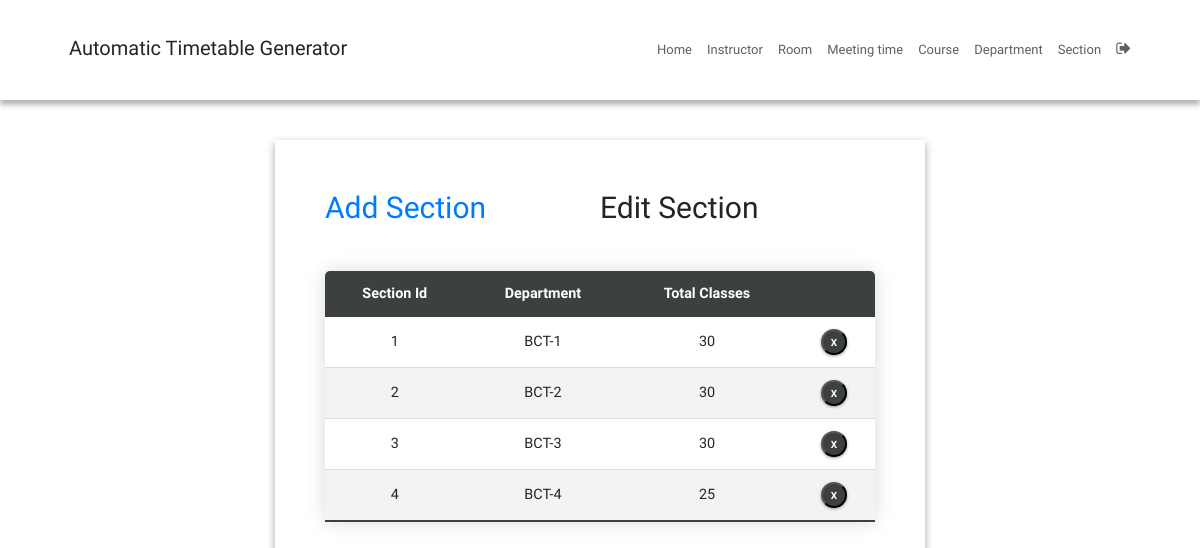
/sectionEdit/ (signed in), run on an earlier commit of the app's database.
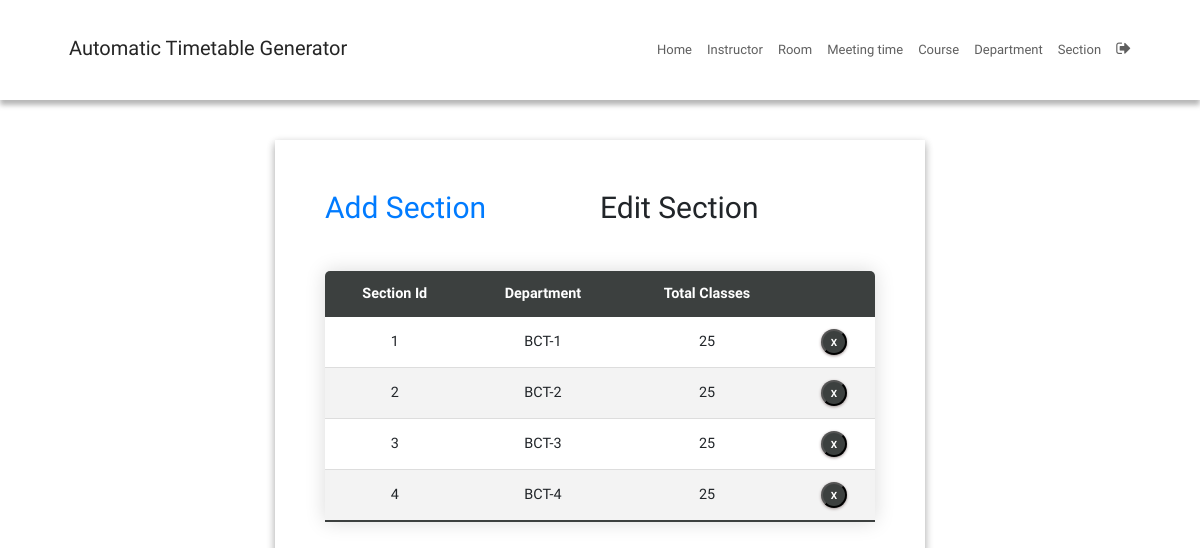
And on a later commit of the database.
### SchedulerApp/models.py (models this page shows, shortened)
class Section(models.Model):
    section_id = models.CharField(max_length=25, primary_key=True)
    department = models.ForeignKey(Department, on_delete=models.CASCADE)
    num_class_in_week = models.IntegerField(default=0)
    course = models.ForeignKey(Course,
                               on_delete=models.CASCADE,
                               blank=True,
                               null=True)
    meeting_time = models.ForeignKey(MeetingTime,
                                     on_delete=models.CASCADE,
                                     blank=True,
                                     null=True)
    room = models.ForeignKey(Room,
                             on_delete=models.CASCADE,
                             blank=True,
                             null=True)
    instructor = models.ForeignKey(Instructor,
                                   on_delete=models.CASCADE,
                                   blank=True,
                                   null=True)

class Department(models.Model):
    dept_name = models.CharField(max_length=50)
    courses = models.ManyToManyField(Course)
    def __str__(self):
        return self.dept_name

### SchedulerApp/views.py (the view)
# urls.py: path('sectionEdit/', sectionEdit, name='sectionEdit'),
@login_required
def sectionEdit(request):
    context = {'sections': Section.objects.all()}
    return render(request, 'sectionEdit.html', context)

### SchedulerApp/templatetags/index.py (called while the page is built)
@register.tag
def active(parser, token):
    args = token.split_contents()
    template_tag = args[0]
    if len(args) < 2:
        raise (template.TemplateSyntaxError, f'{template_tag} tag requires at least one argument')
    return NavSelectedNode(args[1:])

    def render(self, context):
        path = context['request'].path
        for p in self.patterns:
            pValue = template.Variable(p).resolve(context)
            if path == pValue:
                return 'active'
        return ''

### templates/sectionEdit.html (shortened to what this page needs)
{% extends 'base.html' %}
{% block content %}
{% load static %}
<fieldset class="fieldset">
  <div class="tablink">
    <a href="{% url 'sectionAdd'%}">
      <h1 onclick="openPage('new')" id="defaultOpen">Add Section</h1>
    </a>
    <h1 onclick="openPage('edit')" id="link_to_edit">Edit Section</h1>
  </div>
  <div class="tabcontent" id="edit">
    <table class="editTable">
      <thead>
        <tr class="table-headers">
          <th>Section Id</th>
          <th>Department</th>
          <th>Total Classes</th>
          <th class="empty"></th>
        </tr>
      </thead>
      <tbody>
        {% for sec in sections %}
        <tr>
          <td>{{sec.section_id}}</td>
          <td>{{sec.department}}</td>
          <td>{{sec.num_class_in_week }}</td>
          <td class="empty">
            <form action="{% url 'deletesection' sec.section_id %}" method="post">
              <input type="submit" value="X" class="cross">
            </form>
          </td>
        </tr>
        {% endfor %}
      </tbody>
    </table>
  </div>
</fieldset>
{% endblock %}

What changed in the data, as far as the page shows it:
changed Section "BCT-1": num_class_in_week "30" → "25"
changed Section "BCT-2": num_class_in_week "30" → "25"
changed Section "BCT-3": num_class_in_week "30" → "25"
